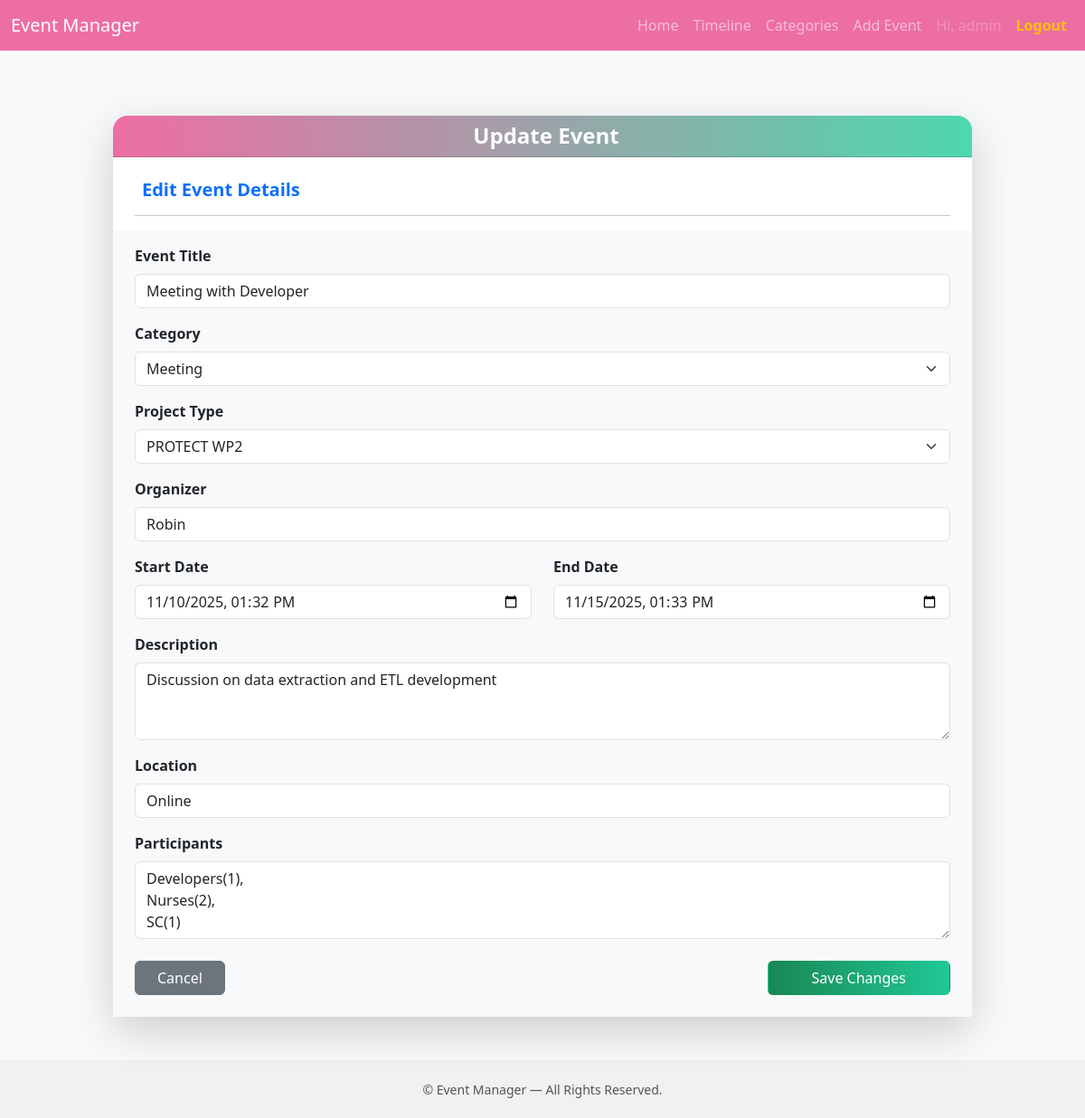
The page /events/update/4/ (signed in) on the database its author committed.
### ems/models.py (models this page shows, shortened)
class Event(models.Model):
    PROJECT_TYPES = [
        ('kwp2', 'PROTECT WP2'),
        ('kwp3', 'PROTECT WP3'),
        ('kwp', 'PROTECT WP4'),
        ('other', 'Other'),
    ]
    event_id = models.CharField(
        max_length=20,
        unique=True,
        default=generate_event_id,
        editable=False,
        help_text="e.g., EV-20251109-1A2"
    )
    user = models.ForeignKey(User, on_delete=models.CASCADE)
    name = models.CharField(max_length=150)
    category = models.ForeignKey(Category, on_delete=models.CASCADE)
    project_type = models.CharField(max_length=50, choices=PROJECT_TYPES)
    start_date = models.DateTimeField()
    end_date = models.DateTimeField()
    description = models.TextField(default='')
    location = models.CharField(max_length=255, default='')
    organizer = models.CharField(max_length=100, default='')
    participants = models.TextField(blank=True, null=True, help_text="Comma-separated list of participants")
    created_at = models.DateTimeField(auto_now_add=True)
    updated_at = models.DateTimeField(auto_now=True)

class Category(models.Model):
    name = models.CharField(max_length=100, unique=True)

### ems/views.py (the view, shortened to what this page needs)
# urls.py: path('events/update/<int:event_id>/', views.update_event, name='update_event'),
@login_required(login_url='login')
def update_event(request, event_id):
    event = get_object_or_404(Event, pk=event_id)
    categories = Category.objects.all()  # <--- add this
    return render(request, 'ems/update_event.html', {
        'event': event,
        'categories': categories  # <--- pass categories here
    })

### ems/templates/ems/update_event.html (shortened to what this page needs)
{% extends 'ems/base.html' %}
{% block content %}
<div class="container-fluid py-5 d-flex justify-content-center">
  <div class="card shadow-lg border-0 rounded-4" style="max-width: 950px; width: 100%;">
    <div class="card-header text-white rounded-top-4"
         style="background: linear-gradient(90deg, #ED6EA3, #4dd8ae);">
      <h4 class="mb-0 text-center fw-semibold">
        Update Event
      </h4>
    </div>
    <div class="px-4 pt-4">
      <h5 class="text-primary fw-semibold">
        Edit Event Details
      </h5>
      <hr>
    </div>
    <div class="card-body bg-light px-4 pb-4">
      <form method="post" action="{% url 'update_event' event.id %}" id="updateEventForm">
        <div class="mb-3">
          <label for="eventName" class="form-label fw-semibold">Event Title</label>
          <input type="text" class="form-control" id="eventName" name="name" value="{{ event.name }}" required>
        </div>
        <div class="mb-3">
          <label for="eventCategory" class="form-label fw-semibold">Category</label>
          <select class="form-select" id="eventCategory" name="category" required>
            {% for category in categories %}
              <option value="{{ category.id }}" {% if category.id == event.category.id %}selected{% endif %}>
                {{ category.name }}
              </option>
            {% endfor %}
          </select>
        </div>
        <div class="mb-3">
          <label for="projectType" class="form-label fw-semibold">Project Type</label>
          <select class="form-select" id="projectType" name="project_type" required>
            <option value="kwp2" {% if event.project_type == 'kwp2' %}selected{% endif %}>PROTECT WP2</option>
          </select>
        </div>
        <div class="mb-3">
          <label for="organizer" class="form-label fw-semibold">Organizer</label>
          <input type="text" class="form-control" id="organizer" name="organizer" value="{{ event.organizer }}">
        </div>
        <div class="row">
          <div class="col-md-6 mb-3">
            <label for="startDate" class="form-label fw-semibold">Start Date</label>
            <input type="datetime-local" class="form-control" id="startDate" name="start_date"
                   value="{{ event.start_date|date:'Y-m-d\\TH:i' }}" required>
          </div>
          <div class="col-md-6 mb-3">
            <label for="endDate" class="form-label fw-semibold">End Date</label>
            <input type="datetime-local" class="form-control" id="endDate" name="end_date"
                   value="{{ event.end_date|date:'Y-m-d\\TH:i' }}" required>
          </div>
        </div>
        <div class="mb-3">
          <label for="description" class="form-label fw-semibold">Description</label>
          <textarea class="form-control" id="description" name="description" rows="3">{{ event.description }}</textarea>
        </div>
        <div class="mb-3">
          <label for="location" class="form-label fw-semibold">Location</label>
          <input type="text" class="form-control" id="location" name="location" value="{{ event.location }}">
        </div>
        <div class="mb-3">
          <label for="participants" class="form-label fw-semibold">Participants</label>
          <textarea class="form-control" id="participants" name="participants" rows="3">{{ event.participants }}</textarea>
        </div>
        <div class="d-flex justify-content-between mt-4">
          <a href="{% url 'home' %}" class="btn btn-secondary px-4">Cancel</a>
          <button type="submit" class="btn text-white px-5"
                  style="background: linear-gradient(90deg, #198754, #20c997);">
            Save Changes
          </button>
        </div>
      </form>
    </div>
  </div>
</div>
{% endblock %}

### ems/templates/ems/base.html (shortened to what this page needs)
<!DOCTYPE html>
<html lang="en">
<head>
    <link href="https://cdn.jsdelivr.net/npm/bootstrap@5.3.3/dist/css/bootstrap.min.css" rel="stylesheet">
</head>
<body>
    <nav class="navbar navbar-expand-lg navbar-dark" style="background-color: #ED6EA3;">
        <div class="container-fluid">
            <a class="navbar-brand" href="{% url 'category_list' %}">Event Manager</a>
            <div class="collapse navbar-collapse" id="navbarNav">
                <ul class="navbar-nav ms-auto">
                    <li class="nav-item"><a class="nav-link" href="{% url 'home' %}">Home</a></li>
                    <li class="nav-item"><a class="nav-link" href="{% url 'event_timeline' %}">Timeline</a></li>
                    <li class="nav-item"><a class="nav-link" href="{% url 'category_list' %}">Categories</a></li>
                    <li class="nav-item"><a class="nav-link" href="{% url 'create_event' %}">Add Event</a></li>
                    {% if user.is_authenticated %}
                        <li class="nav-item">
                            <span class="nav-link disabled">Hi, {{ user.username }}</span>
                        </li>
                        <li class="nav-item">
                            <a class="nav-link text-warning fw-bold" href="{% url 'logout' %}">Logout</a>
                        </li>
                    {% else %}
                        <li class="nav-item">
                            <a class="nav-link text-light fw-bold" href="{% url 'login' %}">Login</a>
                        </li>
                    {% endif %}
                </ul>
            </div>
        </div>
    </nav>
    <div class="container mt-4">
        {% block content %}{% endblock %}
    </div>
    <footer class="text-center">
        <small>&copy; {{ now|date:"Y" }} Event Manager — All Rights Reserved.</small>
    </footer>
</body>
</html>

### ems/templates/ems/base.html (style rules this page uses)
body { background-color: #f8f9fa; min-height: 100vh; display: flex; flex-direction: column; }
.container { flex: 1; }
footer { margin-top: auto; padding: 20px 0; background-color: #f1f1f1; color: #555; }

### rows shown on the page
Event: name "Meeting with Developer", category "Meeting", project_type "PROTECT WP2", organizer "Robin", start_date "11/10/2025 13:32", end_date "11/15/2025 13:33", description "Discussion on data extraction and ETL development", location "Online", participants "Developers(1), Nurses(2), SC(1)"

### other values the page prints
{{ user.username }} "admin"
